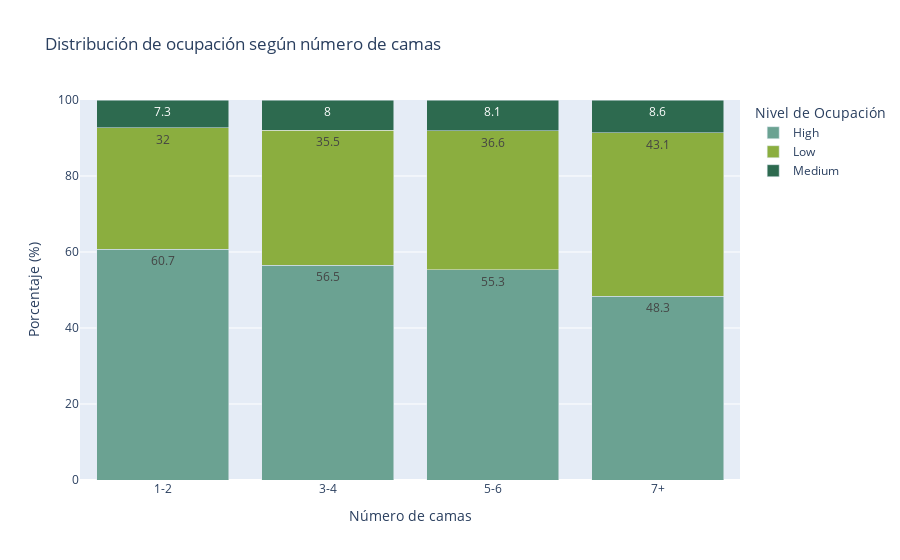
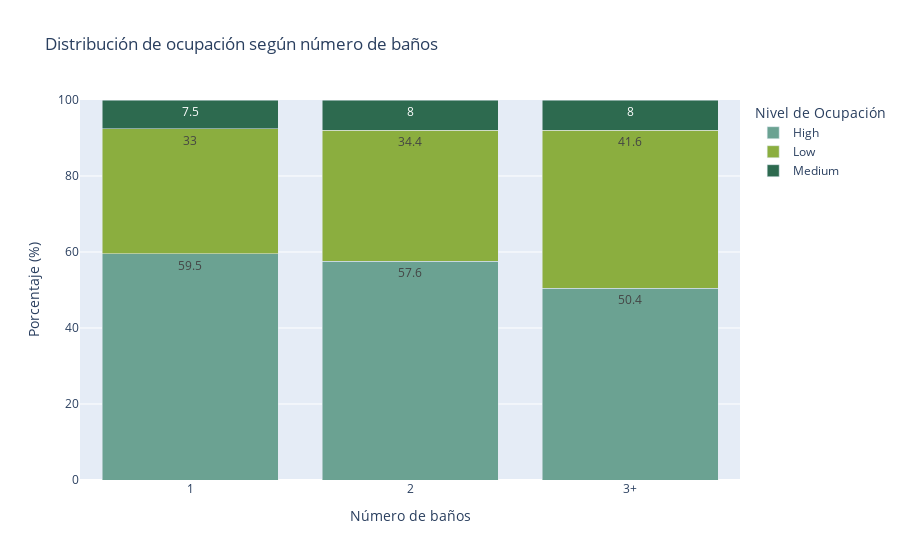

Source (notebook cell) for these figures, in order:
### Markdown cell above
Lo que revela el gráfico:
Tendencia general:

A medida que aumenta el número de camas, disminuye el porcentaje de alojamientos con alta ocupación (High).

1–2 camas: 60.07% en alta ocupación.

7+ camas: 48.3% en alta ocupación.

El porcentaje de ocupación baja (Low) aumenta con más camas:

1–2 camas: 32.%.

7+ camas: 43.1%.

Media ocupación (Medium) se mantiene bastante estable (entre 7.3% y 8.6%) y no parece jugar un rol relevante en la diferencia entre categorías.

¿Qué sugiere esto?
Los alojamientos más pequeños (1–2 camas) tienden a tener una mayor tasa de ocupación, probablemente por ser más fáciles de llenar (más atractivos para parejas, viajeros solos o por precio).

Los alojamientos grandes (7+ camas) tienen una mayor proporción de ocupación baja, posiblemente por su menor demanda general o por estar más orientados a grupos grandes (menos frecuentes).

### Code cell
import pandas as pd
import plotly.express as px

# Paleta homogénea para los niveles de ocupación (Low, Medium, High)
paleta_ocupacion = {
    'Low': '#8BAE3F',     # verde claro
    'Medium': '#2D6A4F',  # verde oscuro
    'High': '#6BA292'     # verde intermedio
}

# Categorías personalizadas para camas, baños y dormitorios
df['beds_cat'] = pd.cut(df['beds'], bins=[0, 2, 4, 6, 100], labels=['1-2', '3-4', '5-6', '7+'])
df['bathrooms_cat'] = pd.cut(df['bathrooms'], bins=[0, 1, 2, 10], labels=['1', '2', '3+'])
df['bedrooms_cat'] = pd.cut(df['bedrooms'], bins=[0, 1, 2, 10], labels=['1', '2', '3+'])

# Función para graficar con paleta homogénea
def graficar_stacked(var_cat, titulo, etiqueta_x):
    df_count = df.groupby([var_cat, 'occupancy_level_30']).size().reset_index(name='count')
    df_total = df_count.groupby(var_cat)['count'].transform('sum')
    df_count['percentage'] = (df_count['count'] / df_total * 100).round(1)

    fig = px.bar(
        df_count,
        x=var_cat,
        y='percentage',
        color='occupancy_level_30',
        text='percentage',
        labels={
            var_cat: etiqueta_x,
            'percentage': 'Porcentaje (%)',
            'occupancy_level_30': 'Nivel de Ocupación'
        },
        title=titulo,
        color_discrete_map=paleta_ocupacion
    )

    fig.update_traces(textposition='inside')
    fig.update_layout(barmode='stack', yaxis=dict(range=[0, 100]))
    fig.show()

# Ejecutar para cada variable categorizada
graficar_stacked('beds_cat', 'Distribución de ocupación según número de camas', 'Número de camas')
graficar_stacked('bathrooms_cat', 'Distribución de ocupación según número de baños', 'Número de baños')
graficar_stacked('bedrooms_cat', 'Distribución de ocupación según número de dormitorios', 'Número de dormitorios')

### Figure 1 — Plotly figure (JSON) as saved in the notebook; plotly's stock layout.template omitted (floating-point values rounded to 4 significant figures)
{"data": [{"hovertemplate": "Nivel de Ocupación=High<br>Número de camas=%{x}<br>Porcentaje (%)=%{text}<extra></extra>", "legendgroup": "High", "marker": {"color": "#6BA292", "pattern": {"shape": ""}}, "name": "High", "orientation": "v", "showlegend": true, "text": [60.7, 56.5, 55.3, 48.3], "textposition": "inside", "type": "bar", "x": ["1-2", "3-4", "5-6", "7+"], "xaxis": "x", "y": [60.7, 56.5, 55.3, 48.3], "yaxis": "y"}, {"hovertemplate": "Nivel de Ocupación=Low<br>Número de camas=%{x}<br>Porcentaje (%)=%{text}<extra></extra>", "legendgroup": "Low", "marker": {"color": "#8BAE3F", "pattern": {"shape": ""}}, "name": "Low", "orientation": "v", "showlegend": true, "text": [32.0, 35.5, 36.6, 43.1], "textposition": "inside", "type": "bar", "x": ["1-2", "3-4", "5-6", "7+"], "xaxis": "x", "y": [32.0, 35.5, 36.6, 43.1], "yaxis": "y"}, {"hovertemplate": "Nivel de Ocupación=Medium<br>Número de camas=%{x}<br>Porcentaje (%)=%{text}<extra></extra>", "legendgroup": "Medium", "marker": {"color": "#2D6A4F", "pattern": {"shape": ""}}, "name": "Medium", "orientation": "v", "showlegend": true, "text": [7.3, 8.0, 8.1, 8.6], "textposition": "inside", "type": "bar", "x": ["1-2", "3-4", "5-6", "7+"], "xaxis": "x", "y": [7.3, 8.0, 8.1, 8.6], "yaxis": "y"}], "layout": {"barmode": "stack", "legend": {"title": {"text": "Nivel de Ocupación"}, "tracegroupgap": 0}, "title": {"text": "Distribución de ocupación según número de camas"}, "xaxis": {"anchor": "y", "domain": [0, 1], "title": {"text": "Número de camas"}}, "yaxis": {"anchor": "x", "domain": [0, 1], "range": [0, 100], "title": {"text": "Porcentaje (%)"}}}}

### Figure 2 — Plotly figure (JSON) as saved in the notebook; plotly's stock layout.template omitted (floating-point values rounded to 4 significant figures)
{"data": [{"hovertemplate": "Nivel de Ocupación=High<br>Número de baños=%{x}<br>Porcentaje (%)=%{text}<extra></extra>", "legendgroup": "High", "marker": {"color": "#6BA292", "pattern": {"shape": ""}}, "name": "High", "orientation": "v", "showlegend": true, "text": [59.5, 57.6, 50.4], "textposition": "inside", "type": "bar", "x": ["1", "2", "3+"], "xaxis": "x", "y": [59.5, 57.6, 50.4], "yaxis": "y"}, {"hovertemplate": "Nivel de Ocupación=Low<br>Número de baños=%{x}<br>Porcentaje (%)=%{text}<extra></extra>", "legendgroup": "Low", "marker": {"color": "#8BAE3F", "pattern": {"shape": ""}}, "name": "Low", "orientation": "v", "showlegend": true, "text": [33.0, 34.4, 41.6], "textposition": "inside", "type": "bar", "x": ["1", "2", "3+"], "xaxis": "x", "y": [33.0, 34.4, 41.6], "yaxis": "y"}, {"hovertemplate": "Nivel de Ocupación=Medium<br>Número de baños=%{x}<br>Porcentaje (%)=%{text}<extra></extra>", "legendgroup": "Medium", "marker": {"color": "#2D6A4F", "pattern": {"shape": ""}}, "name": "Medium", "orientation": "v", "showlegend": true, "text": [7.5, 8.0, 8.0], "textposition": "inside", "type": "bar", "x": ["1", "2", "3+"], "xaxis": "x", "y": [7.5, 8.0, 8.0], "yaxis": "y"}], "layout": {"barmode": "stack", "legend": {"title": {"text": "Nivel de Ocupación"}, "tracegroupgap": 0}, "title": {"text": "Distribución de ocupación según número de baños"}, "xaxis": {"anchor": "y", "domain": [0, 1], "title": {"text": "Número de baños"}}, "yaxis": {"anchor": "x", "domain": [0, 1], "range": [0, 100], "title": {"text": "Porcentaje (%)"}}}}
